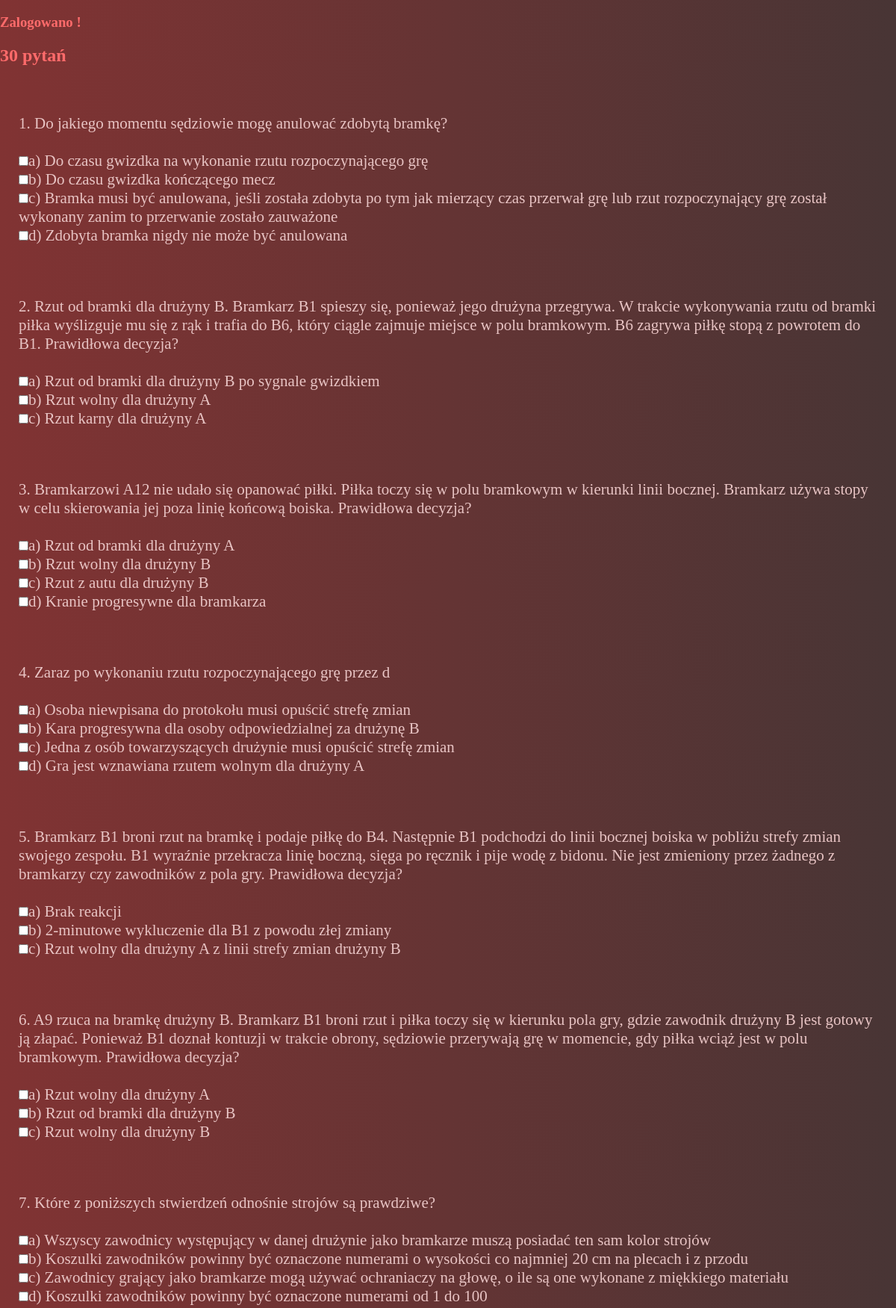
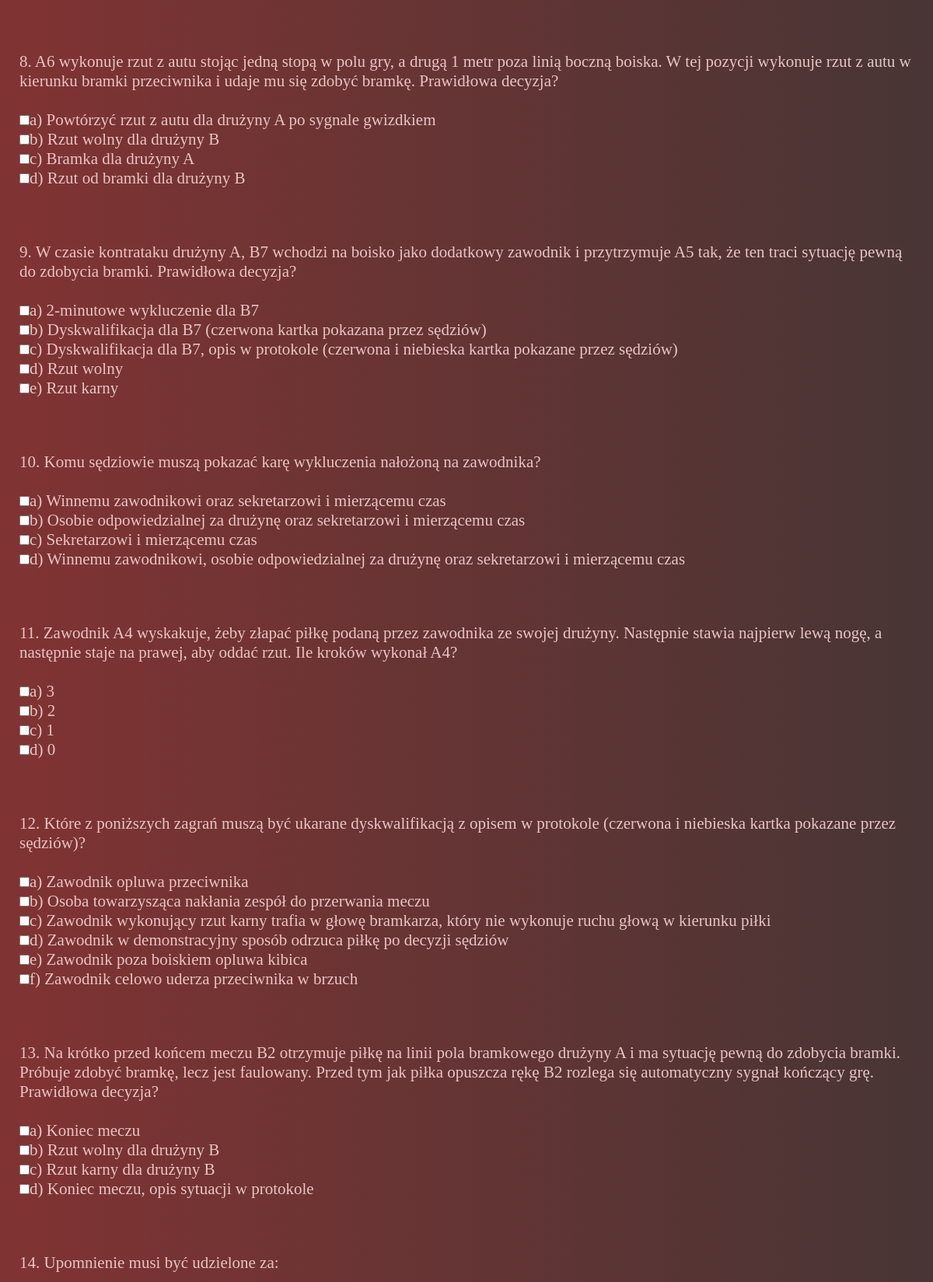
Page /fulltest.php (upper part) on the committed database (2 pictures, top to bottom).
### tables this page shows
CREATE TABLE `questions` (
  `id` int(11) NOT NULL,
  `number` text NOT NULL,
  `question` text NOT NULL,
  `ansA` text NOT NULL,
  `ansB` text NOT NULL,
  `ansC` text NOT NULL,
  `ansD` text NOT NULL,
  `ansE` text NOT NULL,
  `ansF` text NOT NULL,
  `ansG` text NOT NULL,
  `ansH` text NOT NULL,
  `ansI` text NOT NULL
);

### fulltest.php (the view, shortened to what this page needs)
<!DOCTYPE html>
<html lang="pl">
<head>
    <link rel="stylesheet" href="css/style.css">
</head>
<body>
<div id="container">
    <h3>Zalogowano
            <?php
            include("connection.php");
            ?>!
    </h3>
    <h2>30 pytań</h2>
    <div id="questions">
        <form action="fullanswer.php" method="POST">
            <?php
            for($a=1;$a<31;$a+=1)
            {
                echo '<div class="answers">';
                $idQ = rand(0,399);
                $sql = "SELECT * FROM questions where id = ".$idQ;
                $result = $conn->query($sql);
                if ($result->num_rows > 0)
                {
                    $row = $result->fetch_array();
                    echo $a.". ";
                    echo $row[2]."<br/><br/>";
                    for($i = 1; $i<10; $i+=1)
                        if($row[$i+2]!="")
                        {
                            echo '<input type="checkbox" name="odp'.$a.$i.'" value="1" />';
                            echo '<label for="odp'.$i.'">'.$row[$i+2].'</label><br>';
                        }
                }
                echo '</div>';
            }
            ?>
        </form>
    </div>
</div>
</body>
</html>

### css/style.css (style rules this page uses)
* { box-sizing: border-box; }
body, html { width: 100%; height: 100%; margin: 0; padding: 0; }
body { background-image: linear-gradient(270deg, #483535 0%, #813333 100%); font-family: "TW Cen MT", serif; color: #E8C4C4; }
h1, h2, h3 { color: #ff6b6b; }
input { margin: 5px 0; text-align: center; }
.answers { width: 100%; display: inline-block; padding: 25px; margin-top: 20px; color: #E8C4C4; font-size: 21px; }
h1, h2, h3 { color:#ff6b6b; text-align: center; }
input { margin: 10px 0; text-align: center; }
#questions { width: 80%; flex-direction: column; color:#E8C4C4; font-size: 21px; margin-left: 10%; margin-top: 20px; }
.answers { border: 1px solid rgba(255, 107, 107, 0.25); width: 100%; display: inline-block; padding: 15px; margin-top: 20px; }

### rows in the picture
questions: a "1", question "Do jakiego momentu sędziowie mogę anulować zdobytą bramkę?", ansA "a) Do czasu gwizdka na wykonanie rzutu rozpoczynającego grę", ansB "b) Do czasu gwizdka kończącego mecz", ansC "c) Bramka musi być anulowana, jeśli została zdobyta po tym jak mierzący czas przerwał grę lub rzut rozpoczynający grę został wykonany zanim to przerwanie zostało zauważone", ansD "d) Zdobyta bramka nigdy nie może być anulowana"
questions: a "2", question "Rzut od bramki dla drużyny B. Bramkarz B1 spieszy się, ponieważ jego drużyna przegrywa. W trakcie wykonywania rzutu od bramki piłka wyślizguje mu się z rąk i trafia do B6, który ciągle zajmuje miejsce w polu bramkowym. B6 zagrywa piłkę stopą z powrotem do B1. Prawidłowa decyzja?", ansA "a) Rzut od bramki dla drużyny B po sygnale gwizdkiem", ansB "b) Rzut wolny dla drużyny A", ansC "c) Rzut karny dla drużyny A"
questions: a "3", question "Bramkarzowi A12 nie udało się opanować piłki. Piłka toczy się w polu bramkowym w kierunki linii bocznej. Bramkarz używa stopy w celu skierowania jej poza linię końcową boiska. Prawidłowa decyzja?", ansA "a) Rzut od bramki dla drużyny A", ansB "b) Rzut wolny dla drużyny B", ansC "c) Rzut z autu dla drużyny B", ansD "d) Kranie progresywne dla bramkarza"
questions: a "4", question "Zaraz po wykonaniu rzutu rozpoczynającego grę przez d", ansA "a) Osoba niewpisana do protokołu musi opuścić strefę zmian", ansB "b) Kara progresywna dla osoby odpowiedzialnej za drużynę B", ansC "c) Jedna z osób towarzyszących drużynie musi opuścić strefę zmian", ansD "d) Gra jest wznawiana rzutem wolnym dla drużyny A"
questions: a "5", question "Bramkarz B1 broni rzut na bramkę i podaje piłkę do B4. Następnie B1 podchodzi do linii bocznej boiska w pobliżu strefy zmian swojego zespołu. B1 wyraźnie przekracza linię boczną, sięga po ręcznik i pije wodę z bidonu. Nie jest zmieniony przez żadnego z bramkarzy czy zawodników z pola gry. Prawidłowa decyzja?", ansA "a) Brak reakcji", ansB "b) 2-minutowe wykluczenie dla B1 z powodu złej zmiany", ansC "c) Rzut wolny dla drużyny A z linii strefy zmian drużyny B"
questions: a "6", question "A9 rzuca na bramkę drużyny B. Bramkarz B1 broni rzut i piłka toczy się w kierunku pola gry, gdzie zawodnik drużyny B jest gotowy ją złapać. Ponieważ B1 doznał kontuzji w trakcie obrony, sędziowie przerywają grę w momencie, gdy piłka wciąż jest w polu bramkowym. Prawidłowa decyzja?", ansA "a) Rzut wolny dla drużyny A", ansB "b) Rzut od bramki dla drużyny B", ansC "c) Rzut wolny dla drużyny B"
questions: a "7", question "Które z poniższych stwierdzeń odnośnie strojów są prawdziwe?", ansA "a) Wszyscy zawodnicy występujący w danej drużynie jako bramkarze muszą posiadać ten sam kolor strojów", ansB "b) Koszulki zawodników powinny być oznaczone numerami o wysokości co najmniej 20 cm na plecach i z przodu", ansC "c) Zawodnicy grający jako bramkarze mogą używać ochraniaczy na głowę, o ile są one wykonane z miękkiego materiału", ansD "d) Koszulki zawodników powinny być oznaczone numerami od 1 do 100"
questions: a "8", question "A6 wykonuje rzut z autu stojąc jedną stopą w polu gry, a drugą 1 metr poza linią boczną boiska. W tej pozycji wykonuje rzut z autu w kierunku bramki przeciwnika i udaje mu się zdobyć bramkę. Prawidłowa decyzja?", ansA "a) Powtórzyć rzut z autu dla drużyny A po sygnale gwizdkiem", ansB "b) Rzut wolny dla drużyny B", ansC "c) Bramka dla drużyny A", ansD "d) Rzut od bramki dla drużyny B"
questions: a "9", question "W czasie kontrataku drużyny A, B7 wchodzi na boisko jako dodatkowy zawodnik i przytrzymuje A5 tak, że ten traci sytuację pewną do zdobycia bramki. Prawidłowa decyzja?", ansA "a) 2-minutowe wykluczenie dla B7", ansB "b) Dyskwalifikacja dla B7 (czerwona kartka pokazana przez sędziów)", ansC "c) Dyskwalifikacja dla B7, opis w protokole (czerwona i niebieska kartka pokazane przez sędziów)", ansD "d) Rzut wolny", ansE "e) Rzut karny"
questions: a "10", question "Komu sędziowie muszą pokazać karę wykluczenia nałożoną na zawodnika?", ansA "a) Winnemu zawodnikowi oraz sekretarzowi i mierzącemu czas", ansB "b) Osobie odpowiedzialnej za drużynę oraz sekretarzowi i mierzącemu czas", ansC "c) Sekretarzowi i mierzącemu czas", ansD "d) Winnemu zawodnikowi, osobie odpowiedzialnej za drużynę oraz sekretarzowi i mierzącemu czas"
questions: a "11", question "Zawodnik A4 wyskakuje, żeby złapać piłkę podaną przez zawodnika ze swojej drużyny. Następnie stawia najpierw lewą nogę, a następnie staje na prawej, aby oddać rzut. Ile kroków wykonał A4?", ansA "a) 3", ansB "b) 2", ansC "c) 1", ansD "d) 0"
questions: a "12", question "Które z poniższych zagrań muszą być ukarane dyskwalifikacją z opisem w protokole (czerwona i niebieska kartka pokazane przez sędziów)?", ansA "a) Zawodnik opluwa przeciwnika", ansB "b) Osoba towarzysząca nakłania zespół do przerwania meczu", ansC "c) Zawodnik wykonujący rzut karny trafia w głowę bramkarza, który nie wykonuje ruchu głową w kierunku piłki", ansD "d) Zawodnik w demonstracyjny sposób odrzuca piłkę po decyzji sędziów", ansE "e) Zawodnik poza boiskiem opluwa kibica", ansF "f) Zawodnik celowo uderza przeciwnika w brzuch"
questions: a "13", question "Na krótko przed końcem meczu B2 otrzymuje piłkę na linii pola bramkowego drużyny A i ma sytuację pewną do zdobycia bramki. Próbuje zdobyć bramkę, lecz jest faulowany. Przed tym jak piłka opuszcza rękę B2 rozlega się automatyczny sygnał kończący grę. Prawidłowa decyzja?", ansA "a) Koniec meczu", ansB "b) Rzut wolny dla drużyny B", ansC "c) Rzut karny dla drużyny B", ansD "d) Koniec meczu, opis sytuacji w protokole"
questions: a "14", question "Upomnienie musi być udzielone za:"
